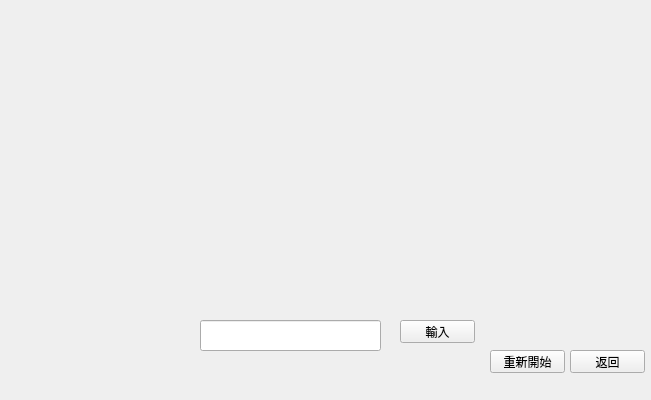
<?xml version="1.0" encoding="UTF-8"?>
<ui version="4.0">
 <class>Form</class>
 <widget class="QWidget" name="Form">
  <property name="geometry">
   <rect>
    <x>0</x>
    <y>0</y>
    <width>651</width>
    <height>400</height>
   </rect>
  </property>
  <property name="windowTitle">
   <string>Form</string>
  </property>
  <widget class="QPushButton" name="restart">
   <property name="geometry">
    <rect>
     <x>490</x>
     <y>350</y>
     <width>75</width>
     <height>23</height>
    </rect>
   </property>
   <property name="text">
    <string>重新開始</string>
   </property>
  </widget>
  <widget class="QPushButton" name="return_2">
   <property name="geometry">
    <rect>
     <x>570</x>
     <y>350</y>
     <width>75</width>
     <height>23</height>
    </rect>
   </property>
   <property name="text">
    <string>返回</string>
   </property>
  </widget>
  <widget class="QPushButton" name="enter">
   <property name="geometry">
    <rect>
     <x>400</x>
     <y>320</y>
     <width>75</width>
     <height>23</height>
    </rect>
   </property>
   <property name="text">
    <string>輸入</string>
   </property>
  </widget>
  <widget class="QLineEdit" name="lineEdit">
   <property name="geometry">
    <rect>
     <x>200</x>
     <y>320</y>
     <width>181</width>
     <height>31</height>
    </rect>
   </property>
   <property name="font">
    <font>
     <family>微軟正黑體</family>
     <pointsize>12</pointsize>
    </font>
   </property>
  </widget>
  <widget class="QLabel" name="label">
   <property name="geometry">
    <rect>
     <x>160</x>
     <y>20</y>
     <width>361</width>
     <height>281</height>
    </rect>
   </property>
   <property name="text">
    <string/>
   </property>
  </widget>
 </widget>
 <resources/>
 <connections/>
</ui>
